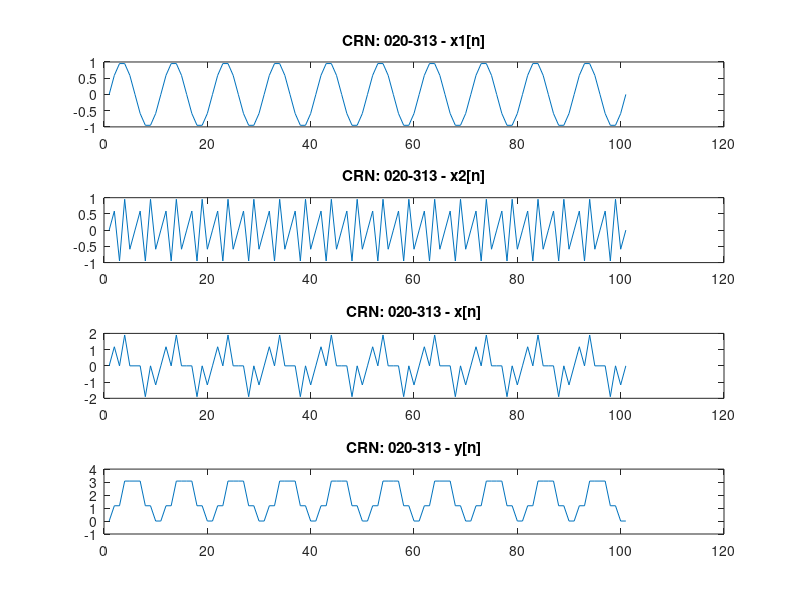

Write MATLAB code to recreate this figure.
% CRN: 020-313 - Accumulator
f1 = 0.1; f2 = 0.4; n = 0:100;
x1 = sin(2*pi*f1*n);
x2 = sin(2*pi*f2*n);
x = x1 + x2;
B = 1; A = [1 -1];
y = filter(B, A, x);

subplot(4,1,1); plot(x1); title('CRN: 020-313 - x1[n]');
subplot(4,1,2); plot(x2); title('CRN: 020-313 - x2[n]');
subplot(4,1,3); plot(x);  title('CRN: 020-313 - x[n]');
subplot(4,1,4); plot(y);  title('CRN: 020-313 - y[n]');
